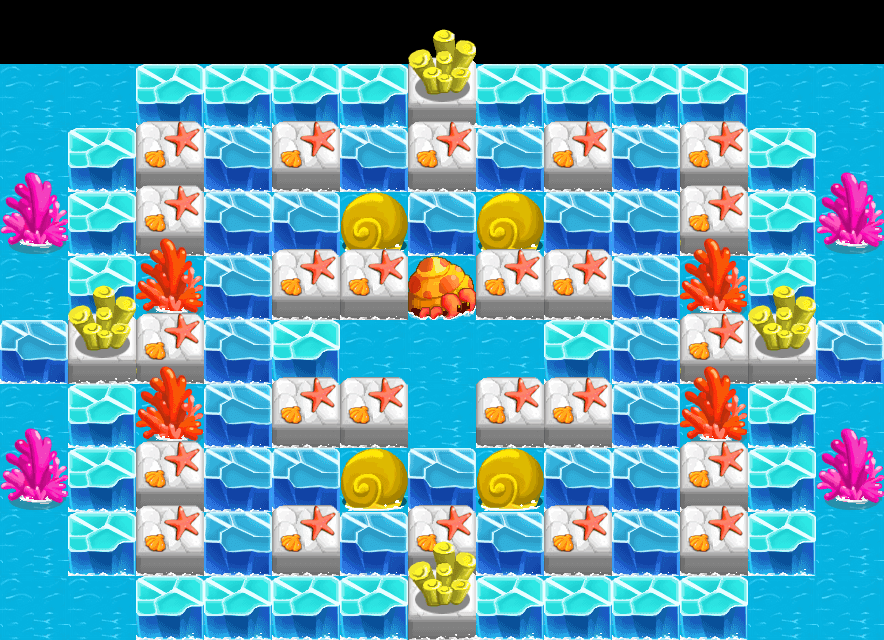

Tiled map render using the project's own tile images. Description and the map definition, with tile-layer contents summarised, below:
An orthogonal 13x10 tile map with 68x64 px tiles, 4 tile layers (bg, item, wall, fg) and 2 objects (player1, player2).

<map version="1.0" orientation="orthogonal" renderorder="right-down" width="13" height="10" tilewidth="68" tileheight="64" nextobjectid="6">
 <tileset firstgid="1" name="ice" tilewidth="68" tileheight="64" tilecount="35" columns="5">
  <image source="ice.png" width="340" height="448" />
  <tile id="3">
   <properties>
    <property name="block" value="1" />
   </properties>
  </tile>
  <tile id="4">
   <properties>
    <property name="block" value="1" />
   </properties>
  </tile>
  <tile id="5">
   <properties>
    <property name="block" value="1" />
   </properties>
  </tile>
  <tile id="6">
   <properties>
    <property name="block" value="1" />
   </properties>
  </tile>
  <tile id="7">
   <properties>
    <property name="block" value="1" />
   </properties>
  </tile>
  <tile id="9">
   <properties>
    <property name="anim" value="2" />
    <property name="dir" value="up" />
   </properties>
  </tile>
  <tile id="10">
   <properties>
    <property name="block" value="1" />
   </properties>
  </tile>
  <tile id="11">
   <properties>
    <property name="block" value="1" />
   </properties>
  </tile>
  <tile id="15">
   <properties>
    <property name="block" value="1" />
   </properties>
  </tile>
  <tile id="16">
   <properties>
    <property name="block" value="1" />
   </properties>
  </tile>
  <tile id="17">
   <properties>
    <property name="block" value="1" />
    <property name="move" value="1" />
   </properties>
  </tile>
  <tile id="25">
   <properties>
    <property name="block" value="1" />
   </properties>
  </tile>
  <tile id="26">
   <properties>
    <property name="block" value="1" />
   </properties>
  </tile>
  <tile id="30">
   <properties>
    <property name="anim" value="5" />
    <property name="dir" value="up" />
   </properties>
  </tile>
 </tileset>
 <layer name="bg" width="13" height="10">
  <data>[130 cells, 117 non-empty, 2 distinct tile ids]</data>
 </layer>
 <layer name="item" width="13" height="10">
  <data>[130 cells, 61 non-empty, 4 distinct tile ids]</data>
 </layer>
 <layer name="wall" width="13" height="10">
  <data>[130 cells, 36 non-empty, 4 distinct tile ids]</data>
 </layer>
 <layer name="fg" width="13" height="10">
  <data>[130 cells, 36 non-empty, 4 distinct tile ids]</data>
 </layer>
 <objectgroup name="players">
  <object id="1" name="player1" x="35" y="90">
   <properties>
    <property name="playertype" value="npc4" />
   </properties>
  </object>
  <object id="2" name="player2" x="848" y="600">
   <properties>
    <property name="playertype" value="npc4" />
   </properties>
  </object>
 </objectgroup>
</map>
